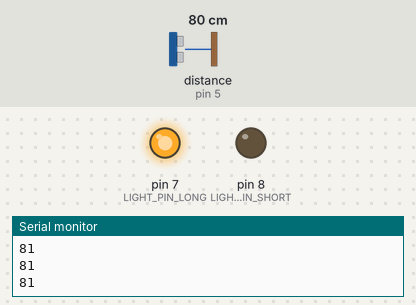
A sketch run on a simulated Arduino Uno, built with avr-gcc and run on an emulated ATmega328P. On the bench: output pins drawn as LEDs (lit = HIGH), the last lines printed to the serial monitor. Wiring (inferred from the names in the program): ultrasonic range finder: trigger pin 6; echo pin 5. The inputs (shaded band) are chosen by the test bench; at power-on: distance to the obstacle (sensor on pin 5) 80 cm. The echo pulse lasts 58.3 µs per cm; pins used as bus, display or sensor lines are not drawn.

Above: at 1.2 s.
1.3 s: distance to the obstacle (sensor on pin 5) set to 59 cm
2.8 s: distance to the obstacle (sensor on pin 5) set to 51 cm
At 4.0 s:
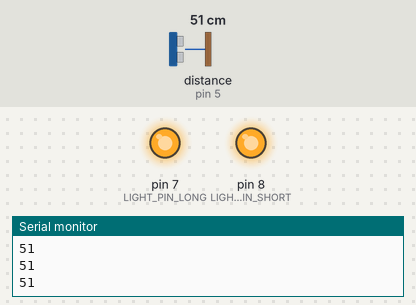
4.3 s: distance to the obstacle (sensor on pin 5) set to 2 cm
At 5.1 s:
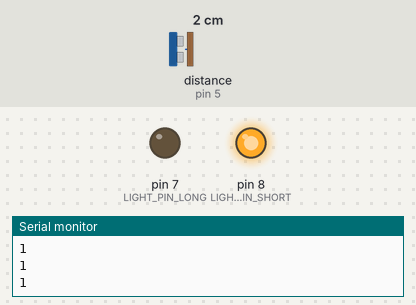
5.8 s: distance to the obstacle (sensor on pin 5) set to 60 cm
At 7.0 s:
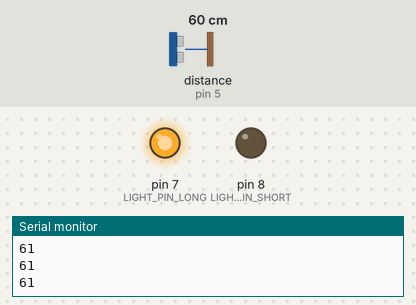
7.3 s: distance to the obstacle (sensor on pin 5) set to 4 cm
At 8.3 s:
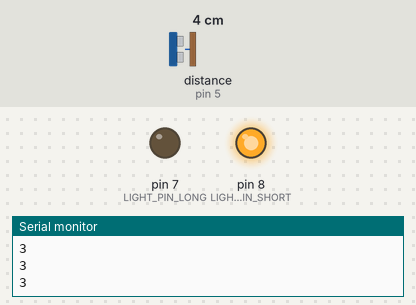
Timing chart, 0 to 9.8 s (numbered marks = the images above; inputs shaded):
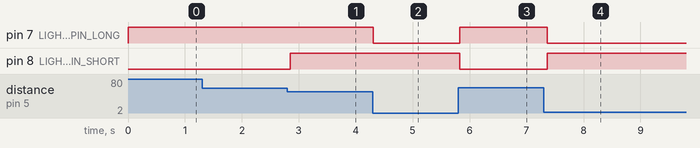

Measured:
- the behaviour switches between 56 and 55 cm on distance to the obstacle (sensor on pin 5) (found by bisection; images 0 and 1)
- after the input at 2.8 s, pin 8 (LIGHT_PIN_SHORT): LOW → HIGH after 0.05 s
- after the input at 4.3 s, pin 7 (LIGHT_PIN_LONG): HIGH → LOW at once
- after the input at 5.8 s, pin 7 (LIGHT_PIN_LONG): LOW → HIGH at once; pin 8 (LIGHT_PIN_SHORT): HIGH → LOW at once
- after the input at 7.3 s, pin 7 (LIGHT_PIN_LONG): HIGH → LOW after 0.06 s; pin 8 (LIGHT_PIN_SHORT): LOW → HIGH after 0.06 s

The sketch:

jishupro1.ino
```cpp
#define TRIG_PIN 6
#define ECHO_PIN 5
#define LIGHT_PIN_LONG 7
#define LIGHT_PIN_SHORT 8

void setup()
{
  Serial.begin(9600);
  Serial.println("start");
  pinMode(ECHO_PIN,INPUT);
  pinMode(TRIG_PIN,OUTPUT);
  pinMode(LIGHT_PIN_LONG,OUTPUT);
  pinMode(LIGHT_PIN_SHORT,OUTPUT);
}

void loop()
{
  digitalWrite(TRIG_PIN,LOW);
  delayMicroseconds(2);
  digitalWrite(TRIG_PIN,HIGH);
  delayMicroseconds(10);
  digitalWrite(TRIG_PIN,LOW);
  int distance = pulseIn(ECHO_PIN,HIGH);
  distance=distance/57;
  if(distance<=50){
    digitalWrite(LIGHT_PIN_SHORT,HIGH);
    digitalWrite(LIGHT_PIN_LONG,LOW);
  }else if(50<=distance && distance<=55){
    digitalWrite(LIGHT_PIN_LONG,HIGH);
    digitalWrite(LIGHT_PIN_SHORT,HIGH);
  }else{
    digitalWrite(LIGHT_PIN_LONG,HIGH);
    digitalWrite(LIGHT_PIN_SHORT,LOW);
  }
  Serial.println(distance);
  delay(60);
}
```
